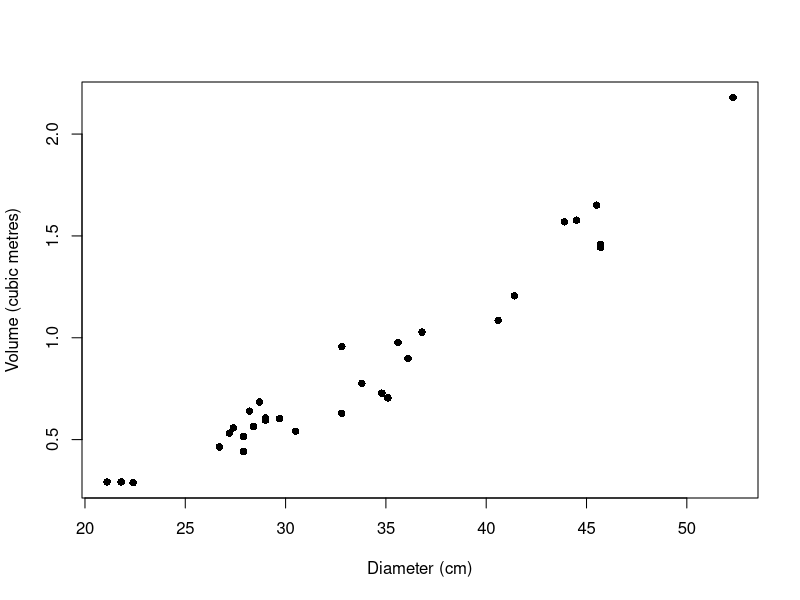
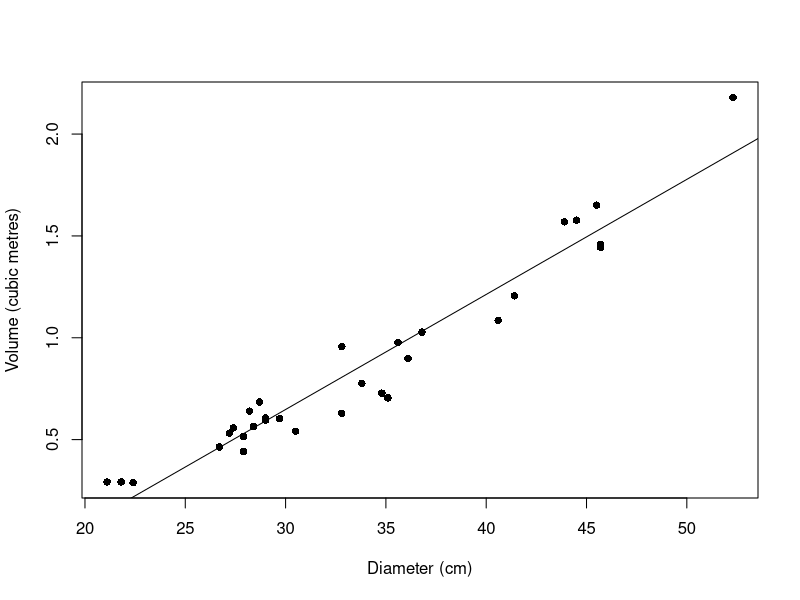
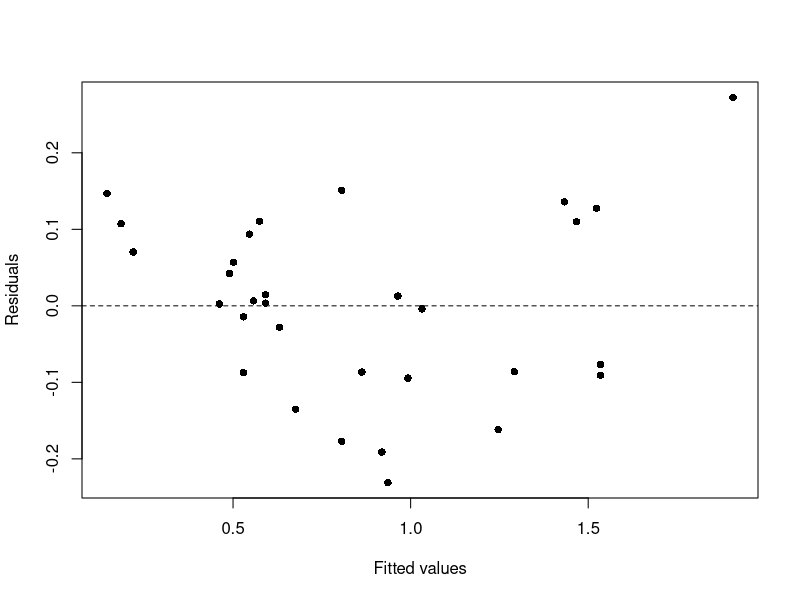
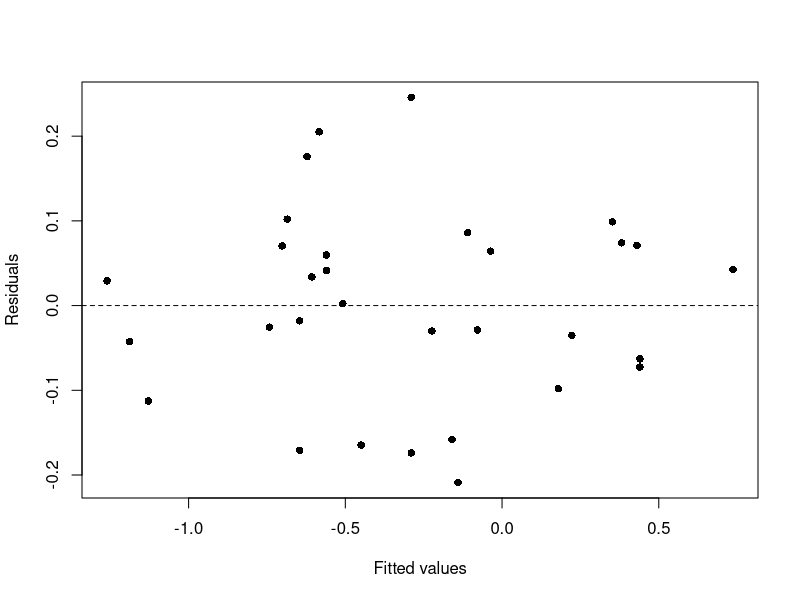
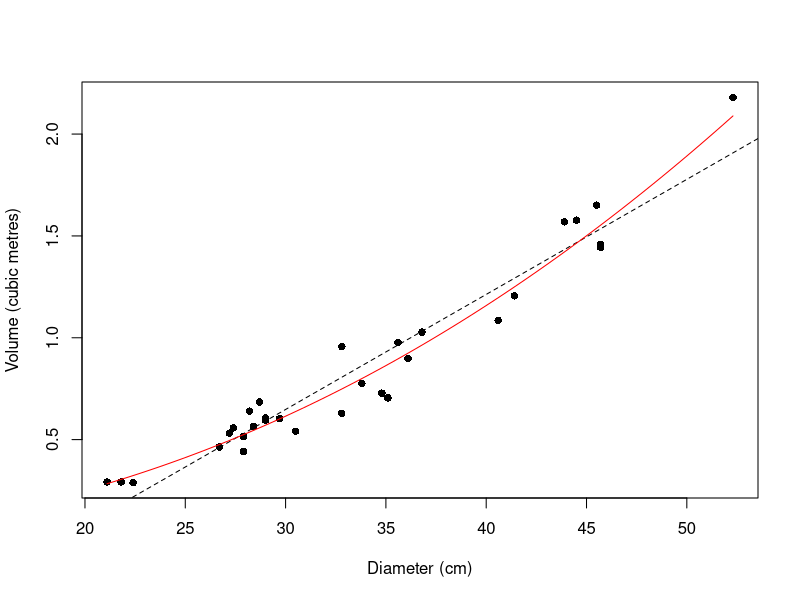

Source code (R) for these figures, in order:
## -----------------------------------------------------------------------------
str(trees)

## -----------------------------------------------------------------------------
cherry <- data.frame(
  diameter = round(trees$Girth * 2.54, 1), # cm
  height = round(trees$Height * 0.3048, 1), # m
  volume = round(trees$Volume * 0.0283168, 3) # cubic metres
)
summary(cherry)

## -----------------------------------------------------------------------------
plot(cherry$diameter, cherry$volume,
  pch = 16,
  xlab = "Diameter (cm)", ylab = "Volume (cubic metres)"
)
cor(cherry$diameter, cherry$volume)

## -----------------------------------------------------------------------------
my_var <- function(x) mean(x^2) - mean(x)^2
my_cov <- function(x, y) mean(x * y) - mean(x) * mean(y)

x <- cherry$diameter
y <- cherry$volume
beta_hat <- my_cov(x, y) / my_var(x) # Slope
alpha_hat <- mean(y) - beta_hat * mean(x) # Intercept
c(alpha_hat, beta_hat)

## -----------------------------------------------------------------------------
fit <- lm(volume ~ diameter, data = cherry)
coef(fit) # Least squares estimates

## -----------------------------------------------------------------------------
head(fitted(fit))
head(residuals(fit))

## -----------------------------------------------------------------------------
e <- residuals(fit)
1 - my_var(e) / my_var(y)
cor(x, y)^2

## -----------------------------------------------------------------------------
plot(cherry$diameter, cherry$volume,
  pch = 16,
  xlab = "Diameter (cm)", ylab = "Volume (cubic metres)"
)
abline(fit) # Same as abline(a = alpha_hat, b = beta_hat)

## -----------------------------------------------------------------------------
n <- nrow(cherry)
s <- sqrt(sum(e^2) / (n - 2))
s

## -----------------------------------------------------------------------------
se_hat <- s / sqrt(n * my_var(x)) # Estimated standard error
se_hat

## -----------------------------------------------------------------------------
t_obs <- (beta_hat - 0) / se_hat # Observed test statistic
t_obs
qt(0.975, df = n - 2) # Critical value, significance level 5%
2 * (1 - pt(abs(t_obs), df = n - 2)) # Two-sided P-value

## -----------------------------------------------------------------------------
summary(fit)

## -----------------------------------------------------------------------------
t_quant <- qt(0.975, df = n - 2) # Quantile of order 0.975
c(beta_hat - t_quant * se_hat, beta_hat + t_quant * se_hat)
confint(fit) # Both alpha and beta, 95% by default

## -----------------------------------------------------------------------------
alpha_hat + beta_hat * 40
new_tree <- data.frame(diameter = 40)
predict(fit, newdata = new_tree)

## -----------------------------------------------------------------------------
predict(fit, newdata = new_tree, interval = "confidence")
predict(fit, newdata = new_tree, interval = "prediction")

## -----------------------------------------------------------------------------
plot(fitted(fit), residuals(fit),
  pch = 16,
  xlab = "Fitted values", ylab = "Residuals"
)
abline(h = 0, lty = "dashed") # Horizontal line at zero

## -----------------------------------------------------------------------------
predict(fit, newdata = data.frame(diameter = 15))

## -----------------------------------------------------------------------------
fit_log <- lm(log(volume) ~ log(diameter), data = cherry)
summary(fit_log)

## -----------------------------------------------------------------------------
plot(fitted(fit_log), residuals(fit_log),
  pch = 16,
  xlab = "Fitted values", ylab = "Residuals"
)
abline(h = 0, lty = "dashed")

## -----------------------------------------------------------------------------
eta_hat <- exp(coef(fit_log)[1])
lambda_hat <- coef(fit_log)[2]

plot(cherry$diameter, cherry$volume,
  pch = 16,
  xlab = "Diameter (cm)", ylab = "Volume (cubic metres)"
)
abline(fit, lty = "dashed") # Linear model
curve(eta_hat * x^lambda_hat, add = TRUE, col = "red") # Linearised model

## -----------------------------------------------------------------------------
exp(predict(fit_log, newdata = new_tree, interval = "prediction"))

## -----------------------------------------------------------------------------
x_log <- log(cherry$diameter)
s_log <- sqrt(sum(residuals(fit_log)^2) / (n - 2))
se_hat <- s_log / sqrt(n * my_var(x_log)) # Estimated standard error
se_hat # The same value as in the column Std. Error

t_obs <- (lambda_hat - 2) / se_hat # Observed test statistic
t_obs
2 * (1 - pt(abs(t_obs), df = n - 2)) # Two-sided P-value
confint(fit_log)
